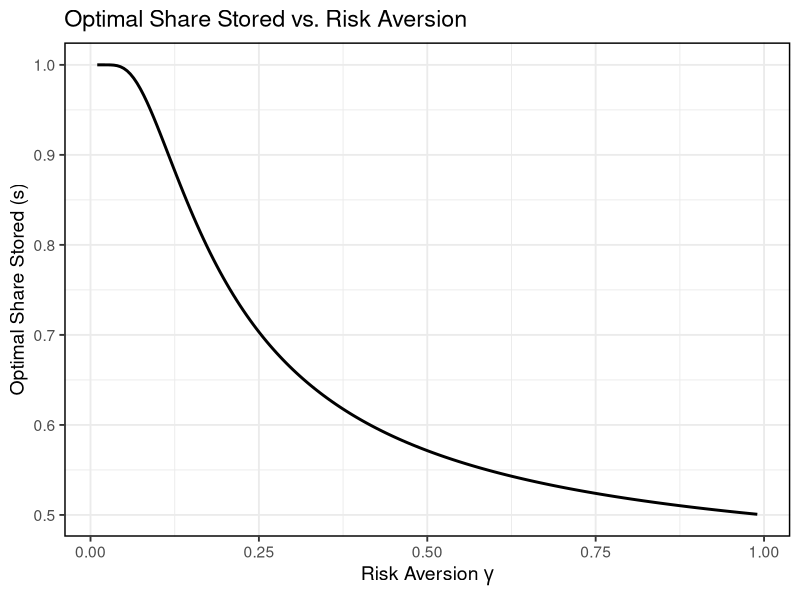
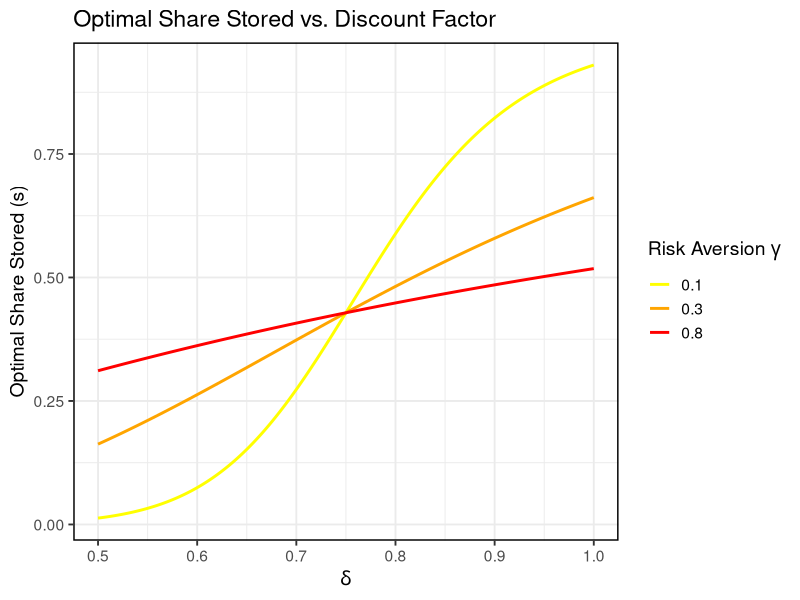
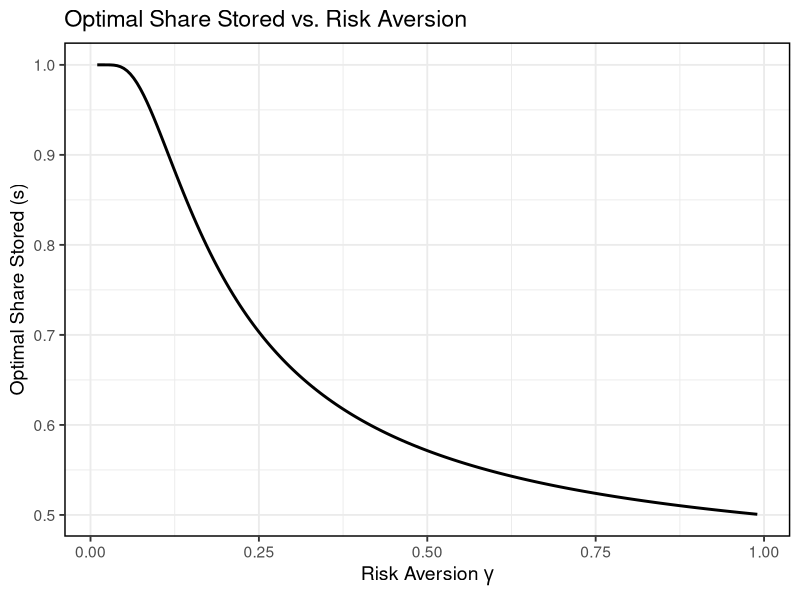
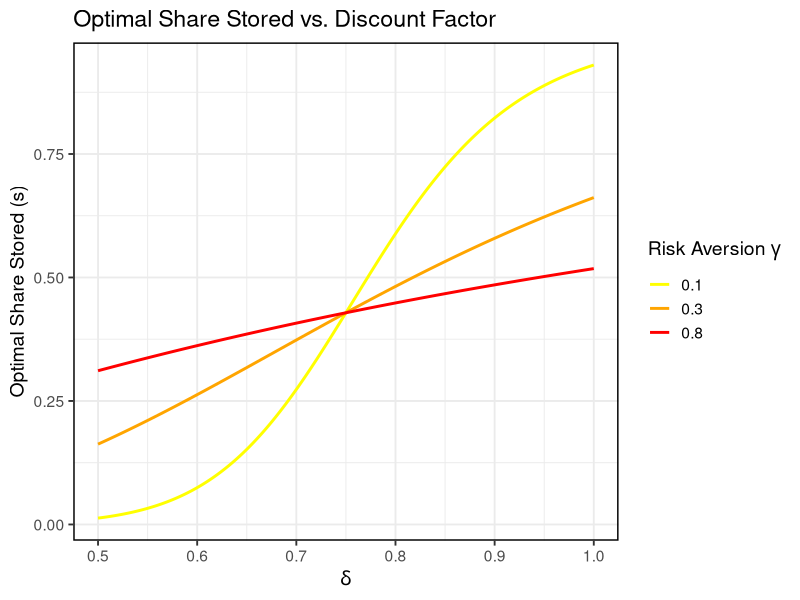

Write the R code that produced these figures, in order.
## ---- chunk 1
# install.packages("ggplot2")

library(ggplot2)
library(here)

p1    <- 6
p2    <- 8
delta <- 1

optimal_s <- function(gamma, p1, p2, delta) {
  ratio <- (delta * (p2^(1 - gamma))) / (p1^(1 - gamma))
  top   <- ratio^(1 / gamma)
  top / (1 + top)
}

gamma_seq <- seq(0.01, 0.99, length.out = 200)
s_seq     <- sapply(gamma_seq, optimal_s, p1 = p1, p2 = p2, delta = delta)

df_gamma <- data.frame(
  gamma = gamma_seq,
  s     = s_seq
)

ggplot(df_gamma, aes(x = gamma, y = s)) +
  geom_line(linewidth = 1) +
  labs(
    title    = "Optimal Share Stored vs. Risk Aversion",
    x        = expression(paste("Risk Aversion ", gamma)),
    y        = "Optimal Share Stored (s)"
  ) +
  # Using theme_bw for a white background with a grid, plus bigger base text
  theme_bw(base_size = 14) +
  # We ensure a black panel border
  theme(
    panel.border = element_rect(colour = "black", fill = NA, size = 1)
  )

ggsave(here("model_figures", "s_vs_gamma.png"), width = 7, height = 5)

## ---- chunk 2
p1 <- 6
p2 <- 8

optimal_s <- function(gamma, p1, p2, delta) {
  ratio <- (delta * (p2^(1 - gamma))) / (p1^(1 - gamma))
  top   <- ratio^(1 / gamma)
  top / (1 + top)
}

# Three gamma levels
gamma_values <- c(0.1, 0.3, 0.8)

# Create data over delta in [0,1]
delta_seq <- seq(0.5, 1, length.out = 200)

df_delta <- expand.grid(
  gamma = gamma_values,
  delta = delta_seq
)

df_delta$s <- mapply(optimal_s, df_delta$gamma, 
                     p1 = p1, p2 = p2, delta = df_delta$delta)

df_delta$gamma <- factor(df_delta$gamma)

ggplot(df_delta, aes(x = delta, y = s, color = gamma)) +
  geom_line(size = 1) +
  scale_color_manual(
    values = c("0.1" = "yellow", "0.3" = "orange", "0.8" = "red"),
    name   = expression(paste("Risk Aversion ", gamma))
  ) +
  labs(
    title = "Optimal Share Stored vs. Discount Factor",
    x     = expression(delta),
    y     = "Optimal Share Stored (s)"
  ) +
  theme_bw(base_size = 14) +
  theme(
    panel.border = element_rect(colour = "black", fill = NA, size = 1)
  )


ggsave(here("model_figures", "s_vs_delta.png"), width = 7, height = 5)
